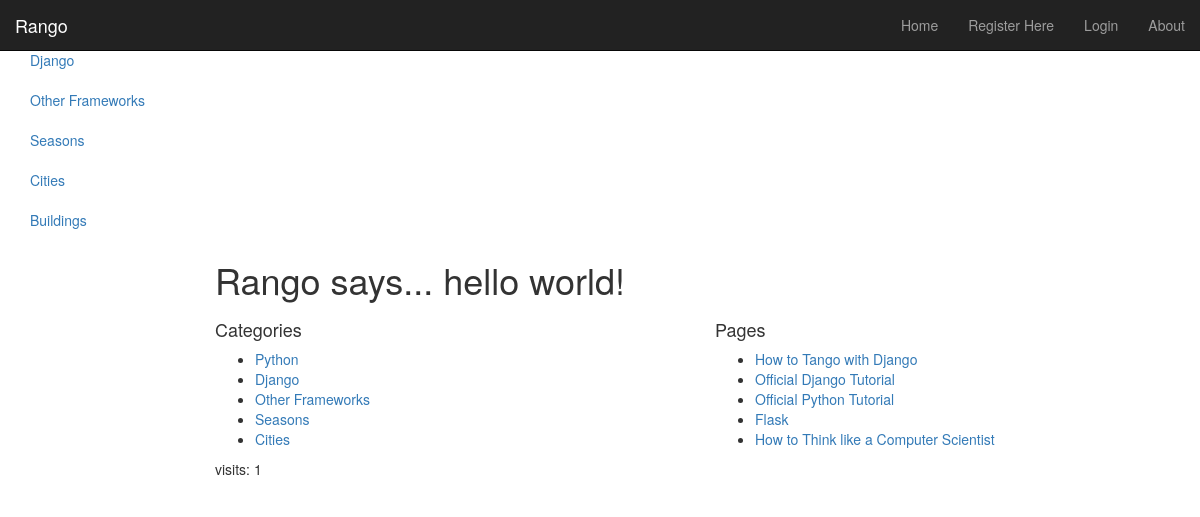
Screenshot of /rango/ with the database file from the repository.
### rango/models.py (models this page shows, shortened)
class Category(models.Model):
        name = models.CharField(max_length=128, unique=True)
        views = models.IntegerField(default=0)
        likes = models.IntegerField(default=0)
        slug = models.SlugField(unique=True)

class Page(models.Model):
    category = models.ForeignKey(Category)
    title = models.CharField(max_length=128)
    url = models.URLField()
    views = models.IntegerField(default=0)

### rango/views.py (the view)
# urls.py: url('', views.index, name='index'),
def index(request):
    category_list = Category.objects.order_by('-likes')[:5]
    page_list = Page.objects.order_by('-views')[:5]
    context_dict = {'categories': category_list, 'pages': page_list}
    visits = request.session.get('visits')
    if not visits:
        visits = 1
    reset_last_visit_time = False
    last_visit = request.session.get('last_visit')
    if last_visit:
        last_visit_time = datetime.strptime(last_visit[:-7], "%Y-%m-%d %H:%M:%S")
        if (datetime.now() - last_visit_time).days > 0:
            visits = visits + 1
            reset_last_visit_time = True
    else:
        reset_last_visit_time = True
    if reset_last_visit_time:
        request.session['last_visit'] = str(datetime.now())
        request.session['visits'] = visits
    context_dict['visits'] = visits
    response = render(request,'rango/index.html', context_dict)
    return response

### rango/templatetags/rango_extras.py (called while the page is built)
@register.inclusion_tag('rango/cats.html')
def get_category_list(cat=None):
    return {'cats': Category.objects.all(), 'act_cat': cat}

### rango/templates/rango/index.html (shortened to what this page needs)
<!DOCTYPE html>
<html>
    <head>
    </head>
    <body>
     {% extends 'rango/base.html' %}
{% load staticfiles %}
        {% block body_block %}
{% if user.is_authenticated %}
    <div class="page-header">
                <h1>Rango says... hello {{ user.username }}!</h1>
            {% else %}
                <h1>Rango says... hello world!</h1>
            {% endif %}
</div>
         <div class="row placeholders">
            <div class="col-xs-12 col-sm-6 placeholder">
               <h4>Categories</h4>
              {% if categories %}
                    <ul>
                        {% for category in categories %}
                         <li><a href="{% url 'category'  category.slug %}">{{ category.name }}</a></li>
                        {% endfor %}
                    </ul>
                {% else %}
                    <strong>There are no categories present.</strong>
                {% endif %}
            </div>
            <div class="col-xs-12 col-sm-6 placeholder">
              <h4>Pages</h4>
                {% if pages %}
                    <ul>
                        {% for page in pages %}
                         <li><a href="{{page.url}}">{{ page.title }}</a></li>
                        {% endfor %}
                    </ul>
                {% else %}
                    <strong>There are no categories present.</strong>
                {% endif %}
            </div>
          </div>
       <p> visits: {{ visits }}</p>
        {% endblock %}

### rango/templates/rango/cats.html
{% if cats %}
    <ul class="nav nav-sidebar">
    {% for c in cats %}
    {% if c == act_cat %} <li  class="active" > {% else  %} <li>{% endif %}
            <a href="{% url 'category'  c.slug %}">{{ c.name }}</a></li>
{% endfor %}
{% else %}
    <li> <strong >There are no category present.</strong></li>
    </ul>
{% endif %}

### rows the page displays
Category: name "Django"
Category: name "Other Frameworks"
Category: name "Seasons"
Category: name "Cities"
Category: name "Buildings"
Category: name "Python"
Page: title "How to Tango with Django"
Page: title "Official Django Tutorial"
Page: title "Official Python Tutorial"
Page: title "Flask"
Page: title "How to Think like a Computer Scientist"

### other values shown
{{ visits }} "1"
